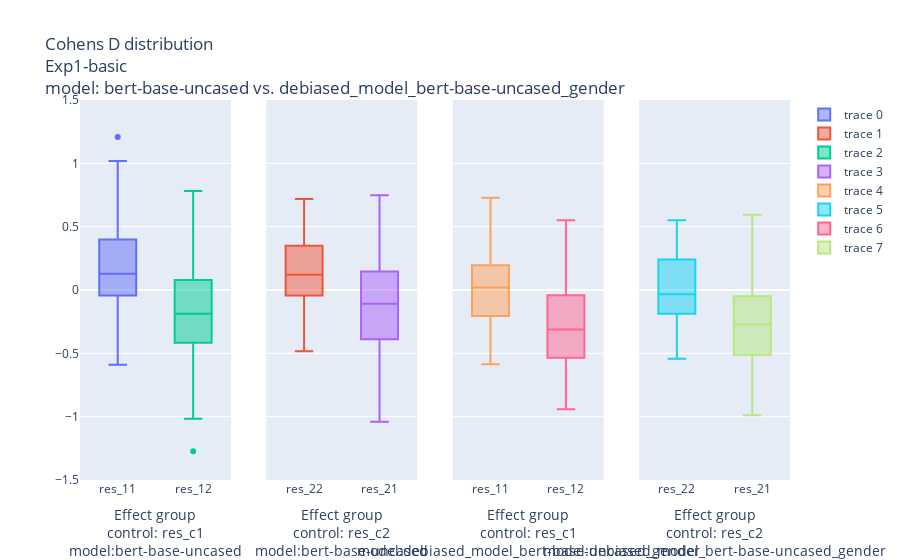
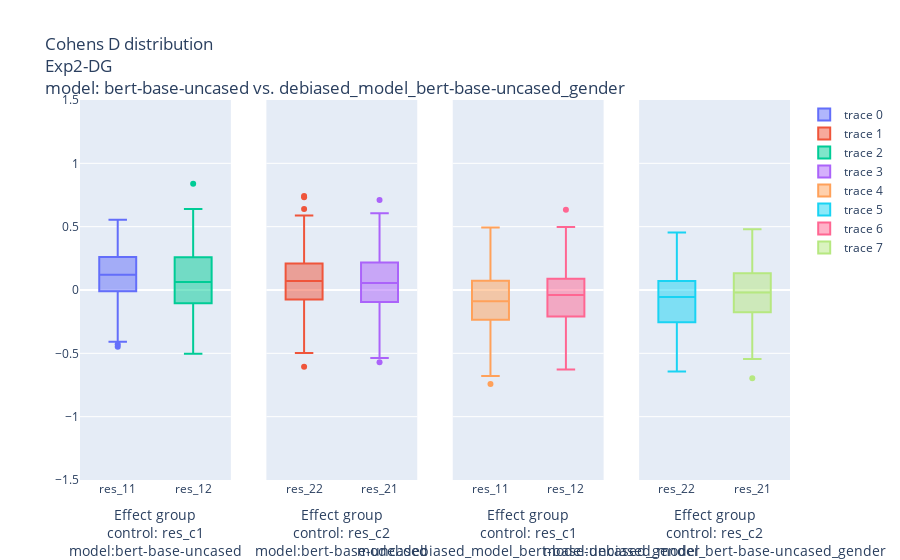
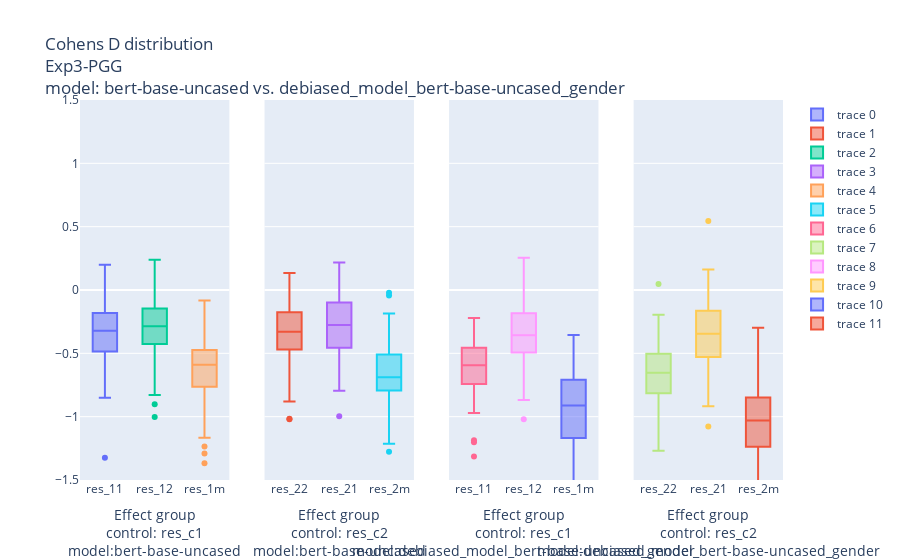
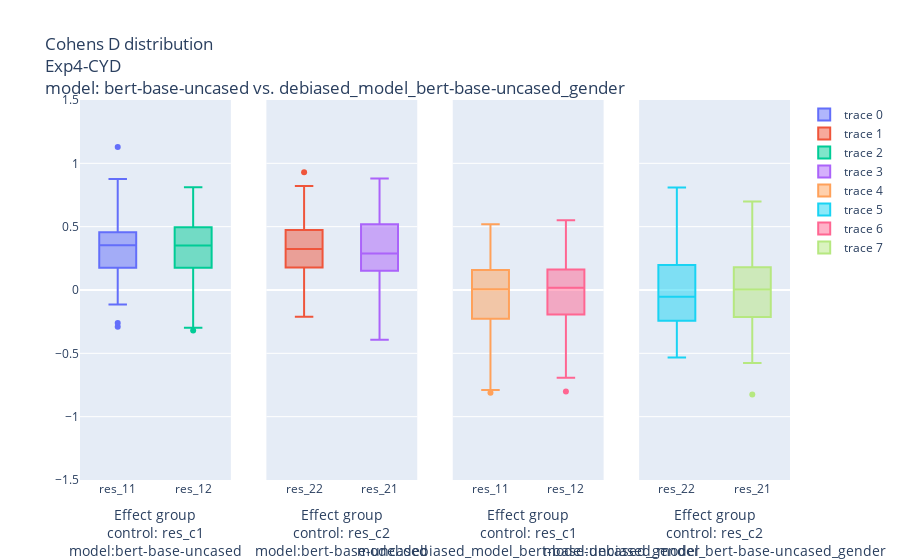

Notebook cell for these charts, in order:
### Code cell
for exp in experiments:
    cohend_box_plots(models[0], models[1], exp, reduction='sum')
